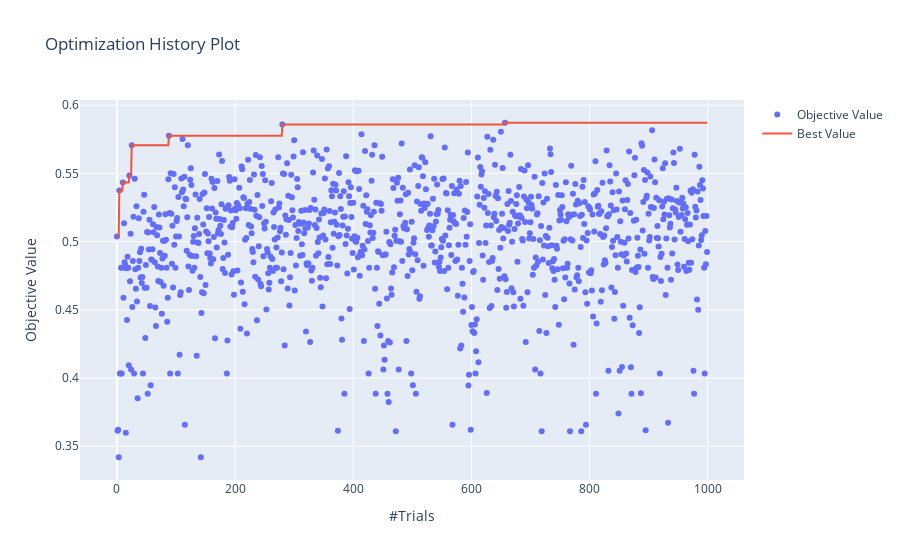

The code cell stored with this chart in its notebook:
### Code cell
print('Highest F1 Score',study_dt_upsamp.best_value)

plot_optimization_history(study_dt_upsamp)

### Figure 1 — Plotly figure (JSON) as saved in the notebook; plotly's stock layout.template omitted (floating-point values rounded to 4 significant figures; data arrays with more than 128 entries replaced by an {"elided": "..."} marker saying what was removed)
{"data": [{"mode": "markers", "name": "Objective Value", "type": "scatter", "x": {"elided": "1000 int values"}, "y": {"elided": "1000 float values"}}, {"name": "Best Value", "type": "scatter", "x": {"elided": "1000 int values"}, "y": {"elided": "1000 float values"}}], "layout": {"title": {"text": "Optimization History Plot"}, "xaxis": {"title": {"text": "#Trials"}}, "yaxis": {"title": {"text": "Objective Value"}}}}
